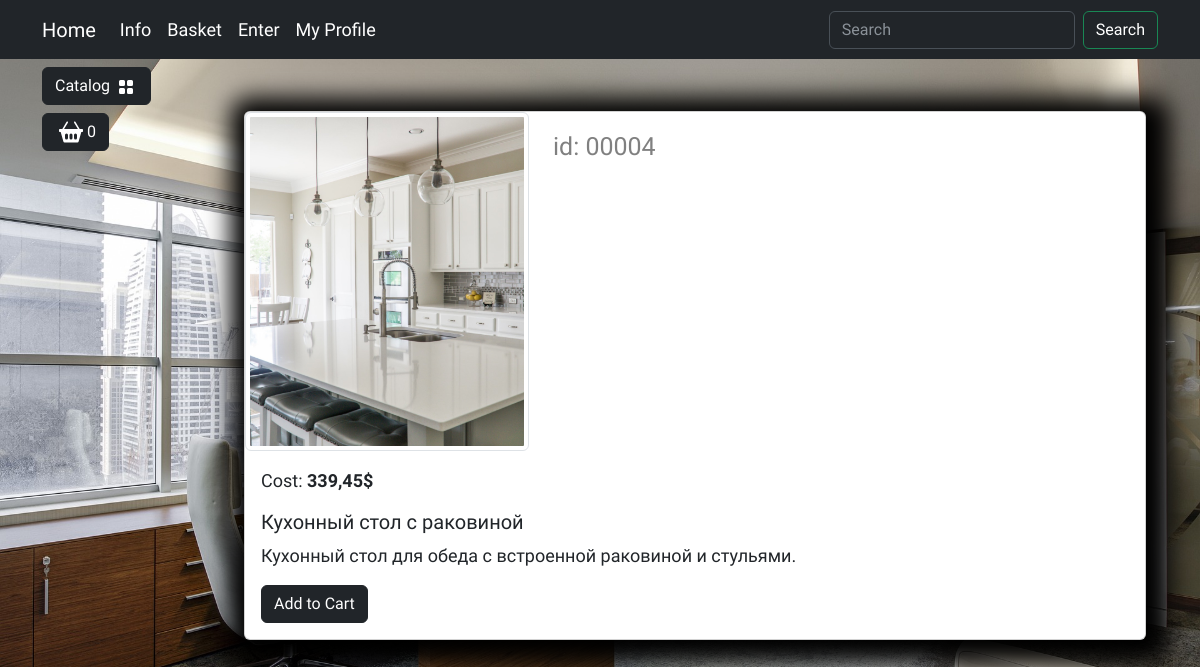
The app's page /catalog/product/kuhonnyj-stol-s-rakovinoj/ with its own data.
### products/models.py (models this page shows, shortened)
class Products(models.Model):
    name = models.CharField(max_length=150, unique=True, verbose_name='Название')
    slug = models.SlugField(max_length=200, unique=True, blank=True, null=True, verbose_name='URL')
    description = models.TextField(max_length=300, blank=True, null=True, verbose_name='Описание')
    img = models.ImageField(upload_to='products_images', blank=True, null=True, verbose_name='Изображение')
    price = models.DecimalField(default=0.00, max_digits=7, decimal_places=2, verbose_name='Цена')
    discount = models.DecimalField(default=0.00, max_digits=7, decimal_places=2, verbose_name='Скидка в %')
    quantity = models.PositiveIntegerField(default=0, verbose_name='Количество')
    category = models.ForeignKey(to=Category, on_delete=models.CASCADE, verbose_name='Категория')
    class Meta:
        db_table = 'product'  # значение(имя) таблицы
        verbose_name = 'Продукт'  # название(полей ренейм их)
        verbose_name_plural = 'Продукты'  # (ренейм для множественного числа)
    def display_id(self):
        return f"{self.id:05}"
    def sell_price(self):
        if self.discount:
            return round(self.price - (self.price * self.discount) / 100, 2)
        return self.price

### products/views.py (the view)
# urls.py: path('product/<slug:product_slug>/', views.product, name="product")
def product(request, product_slug):
    product = Products.objects.get(slug=product_slug)
    context = {
        'product': product
    }
    return render(request, 'products/product.html', context=context)

### products/templatetags/products_tags.py (called while the page is built)
@register.simple_tag()
def tag_categories():
    return Category.objects.all()

### products/templates/products/product.html (shortened to what this page needs)
{% extends "main/base.html" %}
{% load static %}
{% block content %}
	<div class="container mt-5">
                        <div class="card mb-4 custom-shadow">
                            <div class="row">
                                <div class="col-md-4">
                                    <img src="{{ product.img.url }}"
                                        class="img-thumbnail" data-bs-toggle="modal" data-bs-target="#imageModal1">
                                </div>
                                <div class="col-md-4 ">
                                    <p class="product_id mt-3">id: {{ product.display_id }}</p>
                                </div>
                            </div>
                            <div class="card-body">
                                <p class="card-text">Cost: <strong>{{ product.sell_price }}$</strong></p>
                                <h5 class="card-title">{{ product.name }}</h5>
                                <p class="card-text">{{ product.description }}</p>
                                <a href="#" class="btn btn-dark add-to-cart">Add to Cart</a>
                            </div>
                        </div>
                    </div>
{% endblock %}

### static/deps/css/my_css.css (style rules this page uses)
body { background-image: url("../images/bg-image.jpg"); background-repeat: no-repeat; background-attachment: fixed; background-position: center center; background-size: cover; height: 100%; font-family: 'Protest Riot', sans-serif; font-size: 18px; }
.custom-shadow { box-shadow: 5px 5px 25px 19px #000000; }
.product_id { color: gray; font-size: 25px; }

### records on screen
Products: img (picture), display_id "00004", sell_price "339,45", name "Кухонный стол с раковиной", description "Кухонный стол для обеда с встроенной раковиной и стульями."
